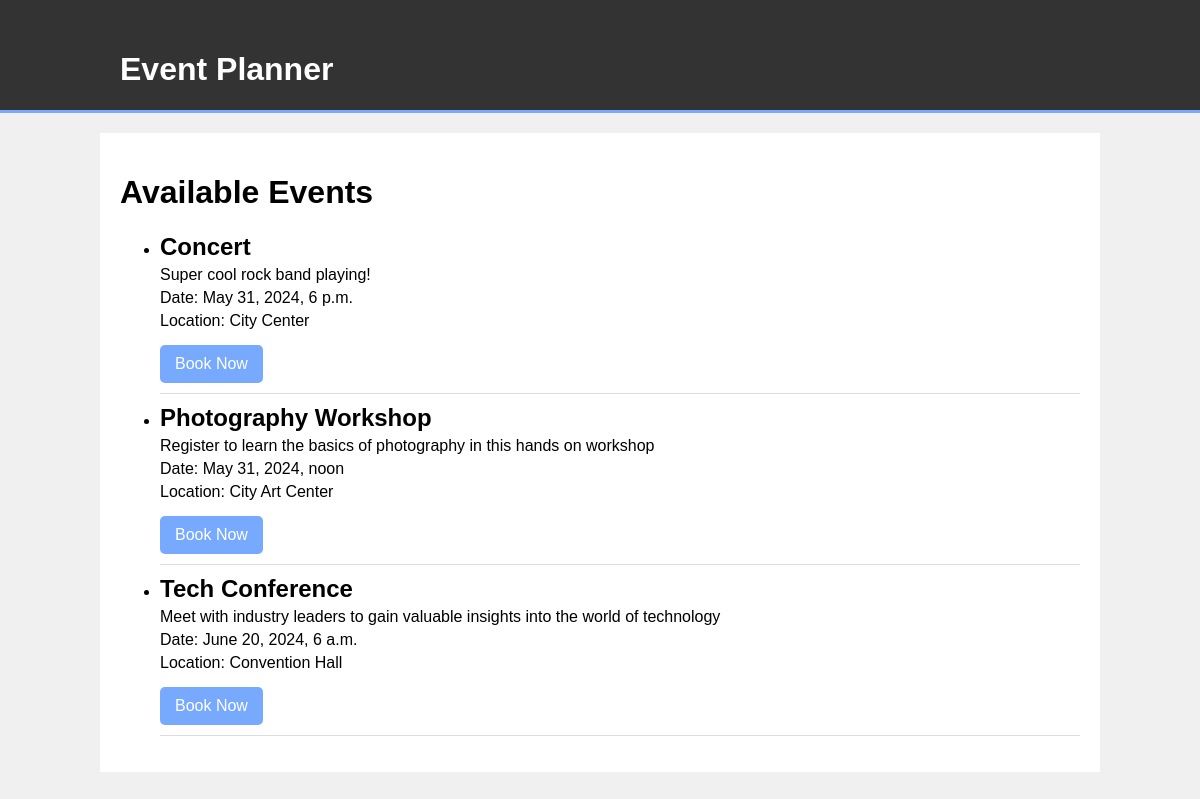
The page / on the database its author committed.
### events/models.py (models this page shows, shortened)
class Event(models.Model):
    title = models.CharField(max_length=200)
    description = models.TextField()
    date = models.DateTimeField()
    location = models.CharField(max_length=200)

### events/views.py (the view)
# urls.py: 2. Add a URL to urlpatterns:  path('', views.home, name='home')
def home(request):
    events = Event.objects.all()
    return render(request, 'events/home.html', {'events': events})

### events/templates/events/home.html (shortened to what this page needs)
<!DOCTYPE html>
<html>
<head>
</head>
<body>
    <header>
        <div class="container">
            <h1>Event Planner</h1>
        </div>
    </header>
    <div id="main" class="container">
        <h1>Available Events</h1>
        <ul>
            {% for event in events %}
            <li class="event">
                <h2>{{ event.title }}</h2>
                <p>{{ event.description }}</p>
                <p>Date: {{ event.date }}</p>
                <p>Location: {{ event.location }}</p>
                <a class="book-link" href="{% url 'book_event' event.id %}">Book Now</a>
            </li>
            {% endfor %}
        </ul>
    </div>
</body>
</html>

### events/templates/events/home.html (style rules this page uses)
body { font-family: Arial, sans-serif; margin: 0; padding: 0; background-color: #f0f0f0; }
.container { width: 80%; margin: auto; overflow: hidden; }
header { background: #333; color: #fff; padding-top: 30px; min-height: 70px; border-bottom: #77aaff 3px solid; }
#main { padding: 20px; background: #fff; margin-top: 20px; }
.event { border-bottom: 1px solid #ddd; padding-bottom: 10px; margin-bottom: 10px; }
.event h2 { margin: 0; padding: 0; }
.event p { margin: 5px 0; padding: 0; }
.book-link { display: inline-block; margin-top: 10px; padding: 10px 15px; background: #77aaff; color: #fff; text-decoration: none; border-radius: 5px; }

### rows shown on the page
Event: title "Concert", description "Super cool rock band playing!", date "May 31, 2024, 6 p.m.", location "City Center"
Event: title "Photography Workshop", description "Register to learn the basics of photography in this hands on workshop", date "May 31, 2024, noon", location "City Art Center"
Event: title "Tech Conference", description "Meet with industry leaders to gain valuable insights into the world of technology", date "June 20, 2024, 6 a.m.", location "Convention Hall"
